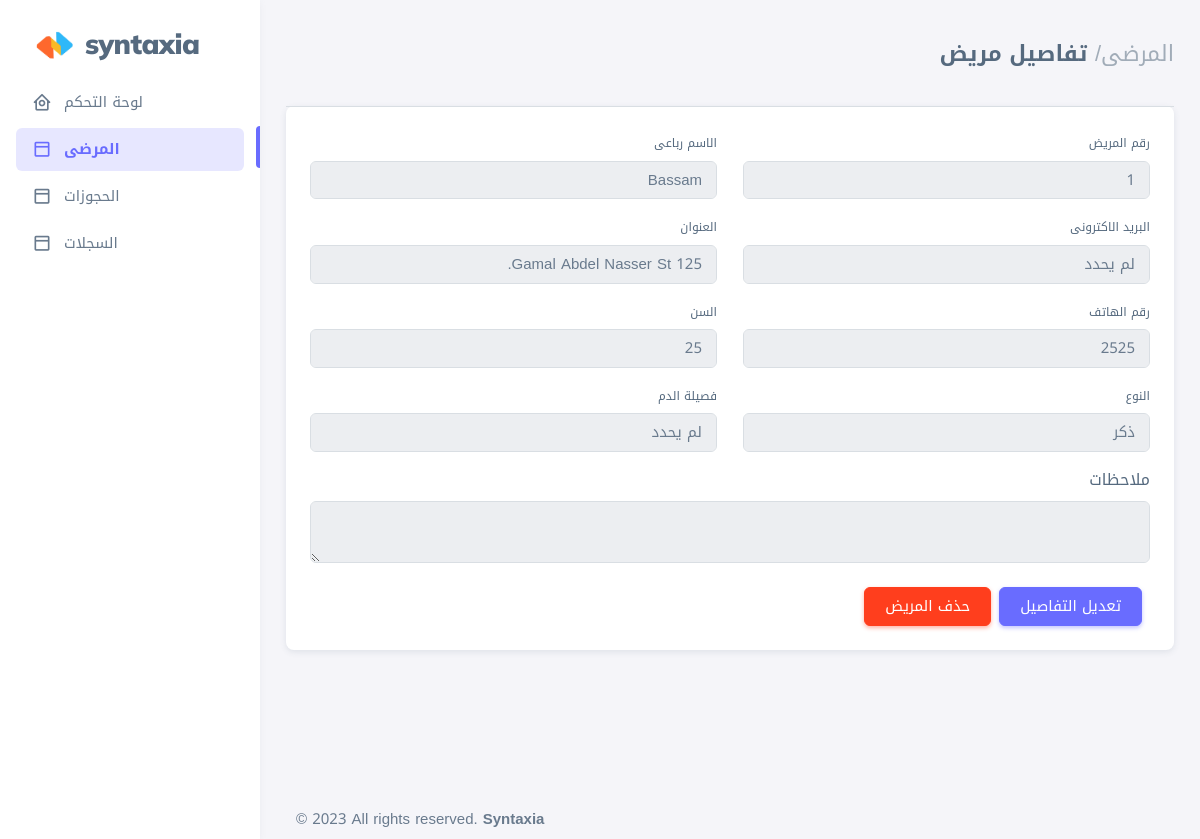
The page /patient/1 (signed in) on the database its author committed.
### home_app/models.py (models this page shows, shortened)
class Patient(models.Model):
    name = models.CharField(max_length=100,blank=False, null=False)
    email = models.EmailField(max_length=100, blank=True, null=True)
    phone = models.CharField(max_length=20, blank=False, null=False)
    address = models.CharField(max_length=200, blank=True, null=True)
    bloodgroup = models.CharField(max_length=10, blank=True, null=True)
    sex = models.CharField(max_length=10, blank=False)
    age = models.IntegerField(blank=False, null=True)
    notes = models.TextField(max_length=255, blank=True, null=True)
    created_at = models.DateField(auto_now_add =True, blank=True, null=True)
    updated_at = models.DateField(auto_now=True, blank=True, null=True)

### home_app/views.py (the view)
# urls.py: path('patient/<int:pk>' , views.patient_details, name = 'patient_details'),
@login_required(login_url=('/home_app/login'))
def patient_details(request, pk):
    patient = Patient.objects.get(id=pk)
    context = {
        'patient' : patient
    }
    return render(request , 'pages/patient.html', context)

### templates/pages/patient.html (shortened to what this page needs)
{% extends 'base.html' %}
{% load static %}
{% block content %}
<div class="layout-wrapper layout-content-navbar">
    <div class="layout-container">
      <aside dir="ltr" id="layout-menu" class="layout-menu menu-vertical menu bg-menu-theme">
        <div class="app-brand demo">
          <a href="{% url 'index' %}" class="app-brand-link">
            <span class="app-brand-logo demo">
              <div
                style="width: 45px;position: relative;"
                width="25"
                viewBox="0 0 25 42"
                version="1.1"
                xmlns="http://www.w3.org/2000/svg"
                xmlns:xlink="http://www.w3.org/1999/xlink"
              >
              <img width="100%" src="{% static 'assets/img/logo.png' %}" alt="">
              </div>
            </span>
            <span style="font-family: 'Mulish', sans-serif;" class="app-brand-text demo menu-text fw-bolder ms-2">Syntaxia</span>
          </a>
        </div>
        <ul class="menu-inner py-1">
            <li class="menu-item">
              <a href="{%url 'index'%}" class="menu-link">
                <i class="menu-icon tf-icons bx bx-home-circle"></i>
                <div data-i18n="Analytics">لوحة التحكم</div>
              </a>
            </li>
            <li class="menu-item active">
              <li class="menu-item active">
                <a href="{%url 'patients'%}" class="menu-link active">
                  <i class="menu-icon tf-icons bx bx-dock-top"></i>
                  <div data-i18n="Analytics">المرضى</div>
                </a>
            </li>
            <li class="menu-item">
              <li class="menu-item">
                <a href="{%url 'reservations'%}" class="menu-link">
                  <i class="menu-icon tf-icons bx bx-dock-top"></i>
                  <div data-i18n="Analytics">الحجوزات</div>
                </a>
            </li>
            <li class="menu-item">
              <li class="menu-item">
                <a href="{%url 'records'%}" class="menu-link">
                  <i class="menu-icon tf-icons bx bx-dock-top"></i>
                  <div data-i18n="Analytics">السجلات</div>
                </a>
            </li>
          </ul>
      </aside>
      <div class="layout-page">
        <div class="content-wrapper">
          <div class="container-xxl flex-grow-1 container-p-y">
            <h4 class="fw-bold py-3 mb-4"><span class="text-muted fw-light"> المرضى/</span> تفاصيل مريض</h4>
            <div class="row">
                <div class="col-md-12">
                  <div class="card mb-4">
                    <hr class="my-0" />
                    <div class="card-body">
                      <form id="formAccountSettings">
                        <div class="row">
                          <div class="mb-3 col-md-6">
                            <label for="firstName" class="form-label">رقم المريض</label>
                            <input
                                readonly = 'True'
                                class="form-control"
                                type="text"
                                name="id"
                                value="{{patient.id}}"
                                autofocus
                            />
                          </div>
                          <div class="mb-3 col-md-6">
                            <label for="lastName" class="form-label">الاسم رباعى</label>
                            <input readonly = 'True' class="form-control" type="text" name="name" id="lastName" value="{{patient.name}}" />
                          </div>
                          <div class="mb-3 col-md-6">
                            <label for="email" class="form-label">البريد الاكترونى</label>
                            {% if patient.email is None %}
                            <input
                            readonly = 'True'
                            class="form-control"
                            type="email"
                            name="email"
                            value = "لم يحدد"
                          />
                            {% endif %}
                          </div>
                          <div class="mb-3 col-md-6">
                            <label for="organization" class="form-label">العنوان</label>
                            {% if patient.address is None %}
                            <input
                            readonly = 'True'
                            class="form-control"
                            type="text"
                            name="address"
                            value = "لم يحدد"
                          />
                            {% else %}
                            <input
                            readonly = 'True'
                            class="form-control"
                            type="text"
                            name="address"
                            value="{{patient.address}}"
                          />
                            {% endif %}
                          </div>
                          <div class="mb-3 col-md-6">
                            <label class="form-label" for="phoneNumber">رقم الهاتف</label>
                            <div class="input-group input-group-merge">
                              <input
                              readonly = 'True'
                                type="text"
                                id="phoneNumber"
                                name="phone"
                                class="form-control"
                                value="{{patient.phone}}"
                              />
                            </div>
                          </div>
                          <div class="mb-3 col-md-6">
                            <label for="organization" class="form-label">السن</label>
                            <input
                            readonly = 'True'
                              type="text"
                              class="form-control"
                              name="age"
                              value="{{patient.age}}"
                            />
                          </div>
                          <div class="mb-3 col-md-6">
                            <label for="organization" class="form-label">النوع</label>
                            <input
                              readonly = 'True'
                              type="text"
                              class="form-control"
                              name="sex"
                              value="{{patient.sex}}"
                            />
                          </div>
                          <div class="mb-3 col-md-6">
                            <label for="organization" class="form-label">فصيلة الدم</label>
                            <input
                            readonly = 'True'
                              type="text"
                              class="form-control"
                              name="bloodgroup"
                              value="{{patient.bloodgroup}}"
                            />
                          </div>
                          <div class="mb-3">
                            <label class="form-label" style="font-size: 16px;" for="basic-default-message">ملاحظات</label>
                            <textarea
                              name="notes"
                              readonly = 'True'
                              id="basic-default-message"
                              class="form-control"
                            >{{patient.notes}}</textarea>
                          </div>
                        </div>
                        <div class="mt-2" style="display: flex">
                          <a href="{%url 'edit_patient' patient.id%}" class="btn btn-primary me-2">تعديل التفاصيل</a>
                            <a href="{%url 'deletePatient' patient.id%}" class="btn btn-danger me-2">حذف المريض</a>
                        </div>
                      </form>
                    </div>
                  </div>
                </div>
              </div>
            <br>
          </div>
        </div>
      </div>
    </div>
  </div>
{% endblock content %}

### static/assets/css/demo.css (style rules this page uses)
.menu .app-brand.demo { height: 64px; margin-top: 12px; }
.app-brand-text.demo { font-size: 1.75rem; letter-spacing: -0.5px; text-transform: lowercase; }

### rows shown on the page
Patient: id "1", name "Bassam", address "125 Gamal Abdel Nasser St.", phone "2525", age "25", sex "ذكر", bloodgroup "لم يحدد"
